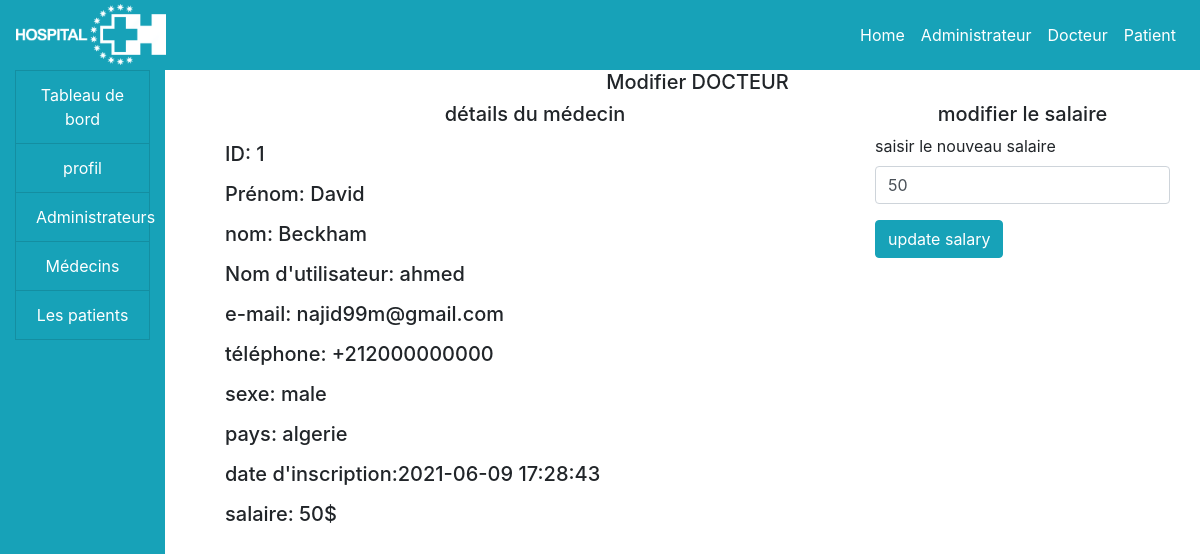
Screenshot of /hospital/admin/edit.php?id=1 with the database file from the repository.
### tables this page shows
CREATE TABLE `doctors` (
  `id` int(11) NOT NULL,
  `firstname` varchar(100) NOT NULL,
  `lastname` varchar(100) NOT NULL,
  `username` varchar(100) NOT NULL,
  `email` varchar(100) NOT NULL,
  `gender` varchar(100) NOT NULL,
  `phone` varchar(100) NOT NULL,
  `pays` varchar(100) NOT NULL,
  `password` varchar(100) NOT NULL,
  `salaire` varchar(100) NOT NULL,
  `data` varchar(100) NOT NULL,
  `statut` varchar(100) NOT NULL,
  `profile` varchar(100) NOT NULL
);

### hospital/admin/edit.php (the view, shortened to what this page needs)
<!DOCTYPE html>
<html>
<head>
</head>
<body>
	<?php
		include("../include/header.php");
		include("../include/connection.php");
	?>
	<div class="container-fluid">
		<div class="col-md-12">
			<div class="row">
				<div class="col-md-2">
					<?php include("side_nav.php"); ?>
				</div>
				<div class="col-md-10">
					<h5 class="text-center">Modifier DOCTEUR</h5>
					<?php
						if (isset($_GET['id'])) {
							$id = $_GET['id'];
							$result = $dbh->query("SELECT * FROM doctors WHERE id='$id'");
							$row = $result->fetch();
						}
					 ?>
					 <div class="row">
					 	<div class="col-md-8">
					 		<h5 class="text-center">détails du médecin</h5>
					 		<h5 class="my-3">ID: <?php echo $row['id']; ?></h5>
					 		<h5 class="my-3">Prénom: <?php echo $row['firstname']; ?></h5>
					 		<h5 class="my-3">nom: <?php echo $row['lastname']; ?></h5>
					 		<h5 class="my-3">Nom d'utilisateur: <?php echo $row['username']; ?></h5>
					 		<h5 class="my-3">e-mail: <?php echo $row['email']; ?></h5>
					 		<h5 class="my-3">téléphone: +<?php echo $row['phone']; ?></h5>
					 		<h5 class="my-3">sexe: <?php echo $row['gender']; ?></h5>
					 		<h5 class="my-3">pays: <?php echo $row['pays']; ?></h5>
					 		<h5 class="my-3">date d'inscription:<?php echo $row['data']; ?></h5>
					 		<h5 class="my-3">salaire: <?php echo $row['salaire']; ?>$</h5>
					 	</div>
					 	<div class="col-md-4">
					 		<h5 class="text-center">modifier le salaire</h5>
					 		<form method="post">
					 			<label>saisir le nouveau salaire</label>
					 			<input type="number" name="salary" class="form-control" value ="<?php echo $row['salaire']; ?>">
					 			<input type="submit" name="update" class="btn btn-info my-3" value="update salary">
					 		</form>
					 	</div>
					 </div>
				</div>
			</div>
		</div>
	</div>
</body>
</html>

### rows the page displays
doctors: id "1", firstname "David", lastname "Beckham", username "ahmed", email "najid99m@gmail.com", phone "212000000000", gender "male", pays "algerie", data "2021-06-09 17:28:43", salaire "50", salary "50"
